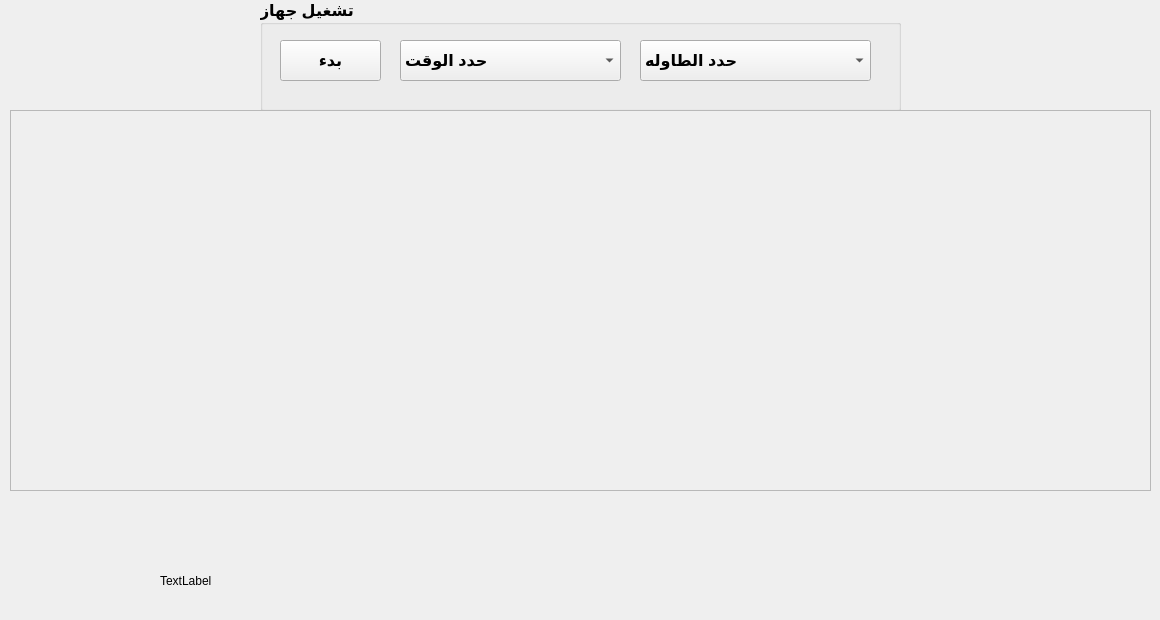
    <widget class="QWidget" name="tab_4">
     <attribute name="title">
      <string>تشغيل بلياردو</string>
     </attribute>
     <widget class="QGroupBox" name="groupBox_9">
      <property name="geometry">
       <rect>
        <x>260</x>
        <y>0</y>
        <width>641</width>
        <height>111</height>
       </rect>
      </property>
      <property name="font">
       <font>
        <family>Segoe UI</family>
        <pointsize>12</pointsize>
        <weight>75</weight>
        <bold>true</bold>
       </font>
      </property>
      <property name="title">
       <string>تشغيل جهاز</string>
      </property>
      <widget class="QComboBox" name="comboBox_8">
       <property name="geometry">
        <rect>
         <x>140</x>
         <y>40</y>
         <width>221</width>
         <height>41</height>
        </rect>
       </property>
       <property name="font">
        <font>
         <family>Segoe UI</family>
         <pointsize>12</pointsize>
        </font>
       </property>
       <item>
        <property name="text">
         <string>حدد الوقت</string>
        </property>
       </item>
       <item>
        <property name="text">
         <string>بالوقت</string>
        </property>
       </item>
       <item>
        <property name="text">
         <string>بالمباراه</string>
        </property>
       </item>
      </widget>
      <widget class="QComboBox" name="comboBox_9">
       <property name="geometry">
        <rect>
         <x>380</x>
         <y>40</y>
         <width>231</width>
         <height>41</height>
        </rect>
       </property>
       <property name="font">
        <font>
         <family>Segoe UI</family>
         <pointsize>12</pointsize>
        </font>
       </property>
       <item>
        <property name="text">
         <string>حدد الطاوله</string>
        </property>
       </item>
      </widget>
      <widget class="QPushButton" name="tash">
       <property name="geometry">
        <rect>
         <x>20</x>
         <y>40</y>
         <width>101</width>
         <height>41</height>
        </rect>
       </property>
       <property name="font">
        <font>
         <family>Segoe UI</family>
         <pointsize>12</pointsize>
         <weight>75</weight>
         <bold>true</bold>
        </font>
       </property>
       <property name="styleSheet">
        <string notr="true"/>
       </property>
       <property name="text">
        <string>بدء</string>
       </property>
      </widget>
     </widget>
     <widget class="QLabel" name="label_5">
      <property name="geometry">
       <rect>
        <x>160</x>
        <y>550</y>
        <width>821</width>
        <height>61</height>
       </rect>
      </property>
      <property name="text">
       <string>TextLabel</string>
      </property>
     </widget>
     <widget class="QScrollArea" name="scrollArea_2">
      <property name="geometry">
       <rect>
        <x>10</x>
        <y>110</y>
        <width>1141</width>
        <height>381</height>
       </rect>
      </property>
      <property name="font">
       <font>
        <family>Segoe UI</family>
        <pointsize>12</pointsize>
        <weight>75</weight>
        <bold>true</bold>
       </font>
      </property>
      <property name="styleSheet">
       <string notr="true"/>
      </property>
      <property name="widgetResizable">
       <bool>true</bool>
      </property>
      <widget class="QWidget" name="scrollAreaWidgetContents_2">
       <property name="geometry">
        <rect>
         <x>0</x>
         <y>0</y>
         <width>1135</width>
         <height>375</height>
        </rect>
       </property>
      </widget>
     </widget>
    </widget>
